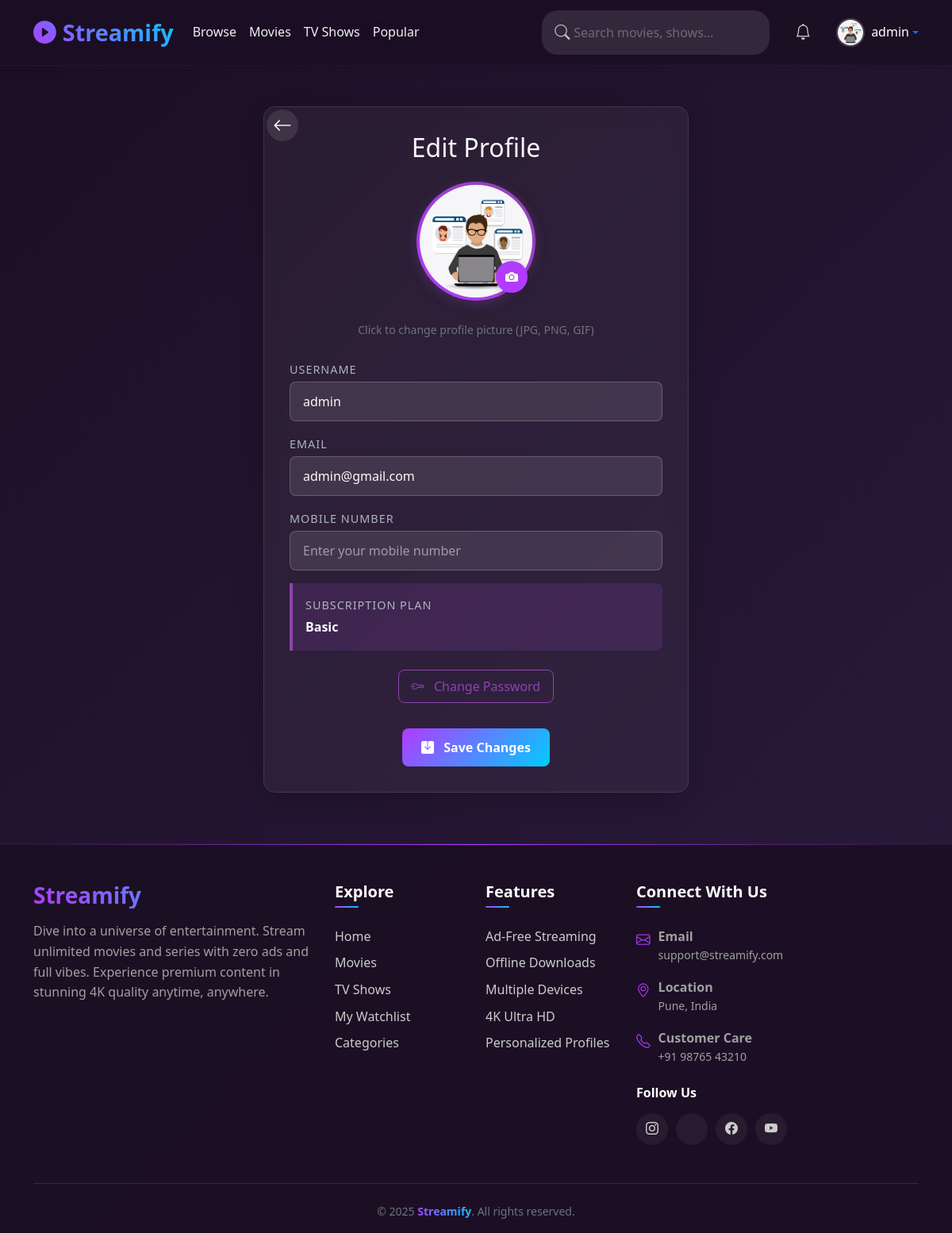
The page /edit_profile.php (signed in) on the database its author committed.
### tables this page shows
CREATE TABLE IF NOT EXISTS `users` (
  `user_id` int(11) NOT NULL AUTO_INCREMENT,
  `username` varchar(50) NOT NULL,
  `email` varchar(100) NOT NULL,
  `mobile_no` varchar(15) DEFAULT NULL,
  `password_hash` varchar(255) NOT NULL,
  `profile_pic` varchar(255) DEFAULT NULL,
  `role` enum('user','admin') DEFAULT 'user',
  `subscription_type` enum('free','premium') DEFAULT 'free',
  `is_premium` tinyint(1) DEFAULT 0,
  `created_at` timestamp NOT NULL DEFAULT current_timestamp(),
  `last_login` timestamp NULL DEFAULT NULL,
  PRIMARY KEY (`user_id`),
  UNIQUE KEY `username` (`username`),
  UNIQUE KEY `email` (`email`)
);

### edit_profile.php (the view, shortened to what this page needs)
<?php
require_once 'db.php';
$errors = [];
$subscription_types = [
    'free' => 'Basic',
    'premium' => 'Premium'
];
?>
<!DOCTYPE html>
<html lang="en">
<head>
    <link href="https://cdn.jsdelivr.net/npm/bootstrap@5.3.0/dist/css/bootstrap.min.css" rel="stylesheet">
    <link rel="stylesheet" href="https://cdn.jsdelivr.net/npm/bootstrap-icons@1.10.5/font/bootstrap-icons.css">
    <link rel="stylesheet" href="style.css">
</head>
<body>
    <?php include "header.php"; ?>
    <div class="edit-profile-container">
        <a href="profile.php" class="back-btn m-3">
            <i class="bi bi-arrow-left"></i>
        </a>
        <div class="edit-profile-card">
            <h2 class="text-center mb-4">Edit Profile</h2>
            <form method="POST" enctype="multipart/form-data" novalidate>
                <div class="text-center mb-4">
                    <label for="profile_pic" class="profile-pic-container">
                        <?php if (!empty($user['profile_pic'])): ?>
                            <img src="<?= htmlspecialchars($user['profile_pic']) ?>" alt="Profile Picture" class="profile-pic">
                        <?php else: ?>
                            <div class="profile-pic profile-pic-placeholder">
                                <i class="bi bi-person-fill"></i>
                            </div>
                        <?php endif; ?>
                        <div class="profile-pic-edit">
                            <i class="bi bi-camera-fill"></i>
                        </div>
                    </label>
                                    <div class="text-center">
                                    <small class="text-secondary">Click to change profile picture (JPG, PNG, GIF)</small>
                                    </div>
                </div>
                <div class="mb-3">
                    <label for="username" class="form-label">Username</label>
                    <input type="text" class="form-control <?= isset($errors['username']) ? 'is-invalid' : '' ?>"
                           id="username" name="username" value="<?= htmlspecialchars($user['username']) ?>" required>
                </div>
                <div class="mb-3">
                    <label for="email" class="form-label">Email</label>
                    <input type="email" class="form-control <?= isset($errors['email']) ? 'is-invalid' : '' ?>"
                           id="email" name="email" value="<?= htmlspecialchars($user['email']) ?>" required>
                </div>
<div class="mb-3">
    <label for="mobile_no" class="form-label">Mobile Number</label>
    <input type="tel" class="form-control <?= isset($errors['mobile_no']) ? 'is-invalid' : '' ?>"
           id="mobile_no" name="mobile_no" value="<?= htmlspecialchars($user['mobile_no'] ?? '') ?>"
           placeholder="Enter your mobile number">
</div>
                <div class="subscription-info mb-4">
                    <div>
                        <div class="form-label">Subscription Plan</div>
                        <div class="fw-bold"><?= htmlspecialchars($subscription_types[$user['subscription_type']] ?? 'Basic') ?></div>
                    </div>
                </div>
                <button type="button" class="btn btn-change-password" data-bs-toggle="modal" data-bs-target="#changePasswordModal">
                    <i class="bi bi-key me-2"></i> Change Password
                </button>
                <button type="submit" class="btn btn-streamify">
                    <i class="bi bi-save-fill me-2"></i> Save Changes
                </button>
            </form>
        </div>
    </div>
    <?php include "footer.php"; ?>
</body>
</html>

### header.php (shortened to what this page needs)
<?php
require_once 'db.php';
$user = null;
$is_premium = false;
if (isset($_SESSION['user_id'])) {
    $stmt = $conn->prepare("SELECT username, email, mobile_no, profile_pic, role, subscription_type, is_premium FROM users WHERE user_id = ?");
    $stmt->bind_param('i', $_SESSION['user_id']);
    $stmt->execute();
    $result = $stmt->get_result();
    $user = $result->fetch_assoc();
    $is_premium = $user['is_premium'] ?? false;
}
?>
  <nav class="navbar navbar-expand-lg navbar-dark fixed-top mb-5">
    <div class="container">
      <a class="navbar-brand" href="index.php">
        <i class="bi bi-play-circle-fill me-2"></i>Streamify
      </a>
      <div class="collapse navbar-collapse" id="navbarContent">
        <ul class="navbar-nav me-auto">
          <li class="nav-item">
            <a class="nav-link" href="browse.php">Browse</a>
          </li>
          <li class="nav-item">
            <a class="nav-link" href="movies.php">Movies</a>
          </li>
          <li class="nav-item">
            <a class="nav-link" href="tvshows.php">TV Shows</a>
          </li>
          <li class="nav-item">
            <a class="nav-link" href="popular.php">Popular</a>
          </li>
        </ul>
        <div class="search-box me-3">
          <i class="bi bi-search"></i>
          <form method="GET" action="browse.php">
          <input style="color:white; " class="form-control" type="search" name="search" placeholder="Search movies, shows..." aria-label="Search">
        </form>
        </div>
        <div class="d-flex align-items-center">
        <?php if ($user): ?>
        <div class="notification-container me-3">
            <a href="notifications.php" class="nav-link position-relative">
                <i class="bi bi-bell fs-5 notification-bell"></i>
            </a>
        </div>
            <div class="dropdown">
              <a href="#" class="d-flex align-items-center text-decoration-none dropdown-toggle" id="userDropdown" data-bs-toggle="dropdown" aria-expanded="false">
                <?php if ($user['profile_pic'] && file_exists($user['profile_pic'])): ?>
                  <img src="<?php echo htmlspecialchars($user['profile_pic']); ?>" class="user-avatar me-2 <?= $is_premium ? 'premium' : '' ?>" alt="Profile">
                <?php endif; ?>
                <span class="d-none d-lg-inline text-white">
                  <?php echo htmlspecialchars($user['username']); ?>
                </span>
              </a>
            </div>
          <?php endif; ?>
        </div>
      </div>
    </div>
  </nav>

### style.css (style rules this page uses)
:root { --primary-color: #b13bff; --primary-hover: #9d00ff; --secondary-color: #00ccff; --dark-bg: #1c0f24; --darker-bg: #140a1f; --card-bg: #2a1b3d; --text-light: #f0f0f0; --text-muted: #bbb; --streamify-primary: #b13bff; --streamify-secondary: #00ccff; --streamify-dark: #1c0f24; --streamify-darker: #0a0a0a; --streamify-light: #f8f9fa; --streamify-text: #e2e2e2; --streamify-text-muted: #a0a0a0; --streamify-card-bg: rgba(255, 255, 255, 0.05); --streamify-card-border: rgba(255, 255, 255, 0.1); --primary-gradient: linear-gradient(45deg, var(--primary-color), var(--secondary-color)); --dark-gradient: linear-gradient(135deg, var(--dark-bg) 0%, var(--card-bg) 100%); --hero-gradient: linear-gradient(135deg, rgba(0,0,0,0.85) 0%, rgba(0,0,0,0.75) 100%); --border-radius-sm: 10px; --border-radius: 15px; --border-radius-lg: 20px; --border-radius-xl: 50px; }
* { margin: 0; padding: 0; box-sizing: border-box; }
body { background: var(--dark-gradient); font-family: "Plus Jakarta Sans", sans-serif; color: var(--text-light); padding-top: 70px; min-height: 100vh; line-height: 1.6; }
.navbar { background-color: rgba(28, 15, 36, 0.95) !important; backdrop-filter: blur(15px); border-bottom: 1px solid rgba(177, 59, 255, 0.2); padding: 0.8rem 0; }
.navbar-brand { font-weight: 800; font-size: 1.8rem; background: var(--primary-gradient); -webkit-background-clip: text; -webkit-text-fill-color: transparent; background-clip: text; }
.navbar-nav .nav-link { color: var(--text-light) !important; font-weight: 500; padding: 0.5rem 1rem; border-radius: var(--border-radius-sm); transition: all 0.3s ease; }
.btn-streamify { background: var(--primary-gradient); border: none; color: white; padding: 0.75rem 1.5rem; border-radius: var(--border-radius-xl); font-weight: 600; transition: all 0.3s ease; text-decoration: none; display: inline-flex; align-items: center; justify-content: center; gap: 0.5rem; }
.search-box { position: relative; }
.search-box input { background: rgba(255, 255, 255, 0.1); border: 2px solid rgba(177, 59, 255, 0.3); color: white; padding: 1rem 1rem 1rem 3rem; border-radius: var(--border-radius-xl); transition: all 0.3s ease; width: 100%; }
.search-box input::placeholder { color: rgba(255, 255, 255, 0.5); }
.search-box i { position: absolute; left: 1.2rem; top: 50%; transform: translateY(-50%); color: var(--primary-color); font-size: 1.2rem; }
.form-select, .form-control { background: rgba(255, 255, 255, 0.1); border: 1px solid rgba(255, 255, 255, 0.2); color: white; border-radius: var(--border-radius-sm); }
html { scroll-behavior: smooth; }

### modals.php (style rules this page uses)
.btn-streamify { background: linear-gradient(135deg, #b13bff, #00ccff); border: none; color: white; font-weight: 600; transition: all 0.3s ease; }

### rows shown on the page
users: profile_pic (picture), username "admin", email "admin@gmail.com", subscription_type "Basic"
